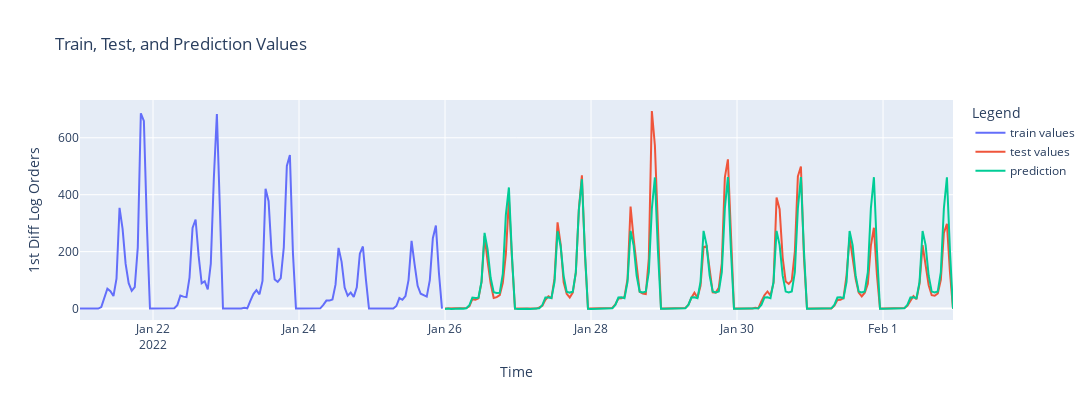

The cell this chart's notebook holds for it:
### Code cell
import plotly.graph_objects as go

# Create a figure
fig = go.Figure()

# Add the train values trace
fig.add_trace(go.Scatter(
    x=train1.index[-120:], 
    y=train1['orders'].iloc[-120:], 
    mode='lines',
    name='train values'
))

# Add the test values trace
fig.add_trace(go.Scatter(
    x=test1.index, 
    y=test1['orders'], 
    mode='lines',
    name='test values'
))

# Add the prediction values trace
fig.add_trace(go.Scatter(
    x=test1.index,  # Assuming y_pred has the same index as te
    y=predictions3, 
    mode='lines',
    name='prediction'
))

# Update the layout
fig.update_layout(
    title='Train, Test, and Prediction Values',
    xaxis_title='Time',
    yaxis_title='1st Diff Log Orders',
    legend_title='Legend',
    width=1200,
    height=400
)

# Show the figure
fig.show()
